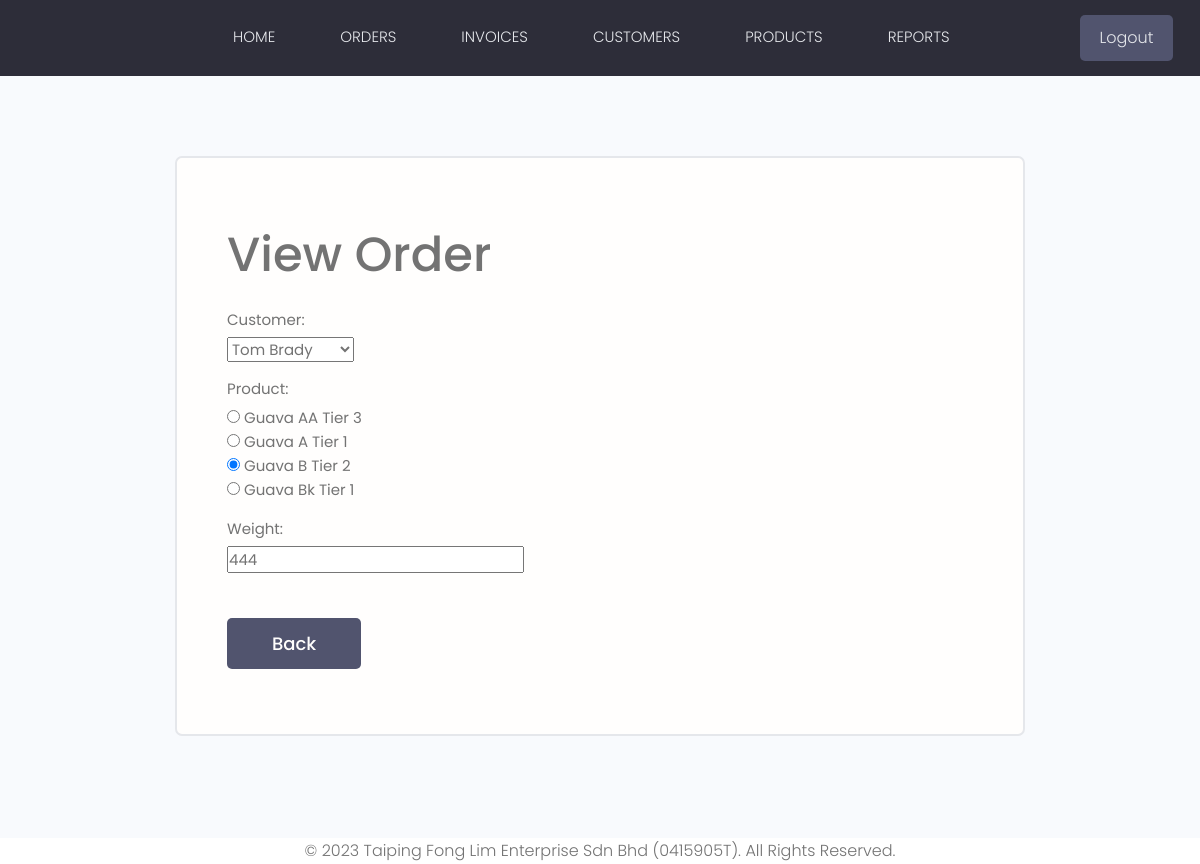
Page /retrieve-order/33/ (signed in) on the committed database.
### products/models.py (models this page shows, shortened)
class Order(models.Model):
    invoice = models.ForeignKey(Invoice, on_delete=models.SET_NULL, null=True)
    customer = models.ForeignKey(Customer, on_delete=models.PROTECT, null=True)
    transactionTime = models.DateTimeField(auto_now_add=True)
    product = models.ForeignKey(Product, on_delete=models.PROTECT)
    weight = models.IntegerField(null=True)
    flag = models.BooleanField(default=False)
    class Meta:
        ordering = ['-transactionTime']

### products/views.py (the view)
# urls.py: path("retrieve-order/<str:pk>/", views.retrieveOrder, name="retrieve-order"),
@login_required(login_url='login')
def retrieveOrder(request, pk):
    order = Order.objects.get(id=pk)
    form = OrderForm(instance=order)
    if request.method == 'POST':
        form = OrderForm(request.POST, instance=order)
    context = {'form': form}
    return render(request, "view-order.html", context)

### products/forms.py
class OrderForm(ModelForm):
    class Meta:
        model = Order
        fields = ['customer', 'product', 'weight']
        widgets = {
            'product': forms.RadioSelect()
        }

### products/models.py (called while the page is built)
    def __str__(self):
        return 'Tier ' + str(self.tier)

    def __str__(self):
        return f"{self.firstname} {self.lastname}"

    def __str__(self):
        return f"{self.productName} {self.grade} {self.tier}"

### templates/view-order.html (shortened to what this page needs)
{% extends 'main.html' %}
{% block content %}
    <main class="formPage my-xl">
        <div class="content-box">
            <div class="formWrapper">
                <br>
                <h1>View Order</h1>
                <form class="form" method="POST">
                    {% for field in form %}
                    <div class="form__field">
                        <label for="formInput#text">{{ field.label}}: </label>
                            {{ field }}
                    </div>
                    {% endfor %}
                    <input class="btn btn--sub btn--lg  my-md" type="button" value="Back" onclick="history.back()"/>
                </form>
            </div>
        </div>
    </main>
{% endblock content %}

### static/styles/app.css (style rules this page uses)
:root { --color-sub: #2d2d39; }
.btn--sub { background-color: var(--color-sub-light); }
.content-box { width: 95%; max-width: 85rem; margin: 0 auto; }
.formPage .formWrapper { list-style: none; background: var(--color-white); padding: 3.5rem 5rem; border: 2px solid var(--color-light); border-radius: 0.7rem; }

### static/uikit/styles/modules/_variables.css (style rules this page uses)
:root { --color-main: #5aa5b9; --color-main-light: #e6faff; --color-sub: #3f4156; --color-sub-light: #51546e; --color-sub-lighter: #ededfd; --color-text: #737373; --color-gray: #8b8b8b; --color-light: #e5e7eb; --color-light-gray: #767676; --color-bg: #f8fafd; --color-white: #fffefd; --color-white-light: #f3f3f3; --color-success: #359e64; --color-success-bg: #def8e8; --color-error: #fc4b0b; --color-error-bg: #fff2ee; --font-base: 'Poppins', arial, helvetica, 'Segoe UI', roboto, ubuntu, sans-serif; --font-monospace: 'Fira Code', 'Courier New', courier, monospace; --font-regular: 300; --font-medium: 500; --font-bold: 700; --generic-shadow: 1px 1px 5px #00000010; --generic-transition: all 0.3s ease-in-out; }

### static/uikit/styles/modules/_base.css (style rules this page uses)
* { margin: 0; padding: 0; box-sizing: border-box; text-rendering: optimizeLegibility; color: inherit; font-size: inherit; }
html { font-size: 50%; }
@media only screen and (min-width: 480px) { html { font-size: 56.25%; } }
@media only screen and (min-width: 1200px) { html { font-size: 62.5%; } }
body { line-height: 1.6; font-weight: 400; font-size: 1.5rem; color: var(--color-text); background-color: var(--color-bg); min-height: 100vh; }

### static/uikit/styles/modules/_typography.css (style rules this page uses)
* { font-family: var(--font-base); }
h1 { font-size: 4.8rem; font-weight: var(--font-medium); }

### static/uikit/styles/modules/_utilities.css (style rules this page uses)
.my-md { margin: 3rem auto; }
.my-xl { margin: 8rem auto; }

### static/uikit/styles/modules/_button.css (style rules this page uses)
.btn { display: inline-block; position: relative; cursor: pointer; background-color: var(--color-light); font-weight: var(--font-medium); color: var(--color-sub); text-decoration: none; padding: 1rem 2rem; border-radius: 0.5rem; border: none; width: -webkit-fit-content; width: -moz-fit-content; width: fit-content; height: -webkit-fit-content; height: -moz-fit-content; height: fit-content; font-size: 1.6rem; outline-width: 0; outline-color: transparent; -webkit-backface-visibility: hidden; backface-visibility: hidden; transition: all 0.3s ease-in-out; }
.btn--sub { background-color: var(--color-sub); color: var(--color-white); }
.btn--lg { font-size: 1.8rem; padding: 1.2rem 4.5rem; }

### static/uikit/styles/modules/_form.css (style rules this page uses)
.form { display: block; }
.form__field { margin-top: 1.5rem; margin-bottom: 1.5rem; }
.form__label, .form__field > label { display: block; margin-bottom: 0.5rem; color: var(--color-text); }

### rows in the picture
Order: form "Tom Brady" "☐ Guava AA Tier 3 ☐ Guava A Tier 1 ☑ Guava B Tier 2 ☐ Guava Bk Tier 1" "444"

### other values in the picture
{{ field.label }} "Customer" "Product" "Weight"
